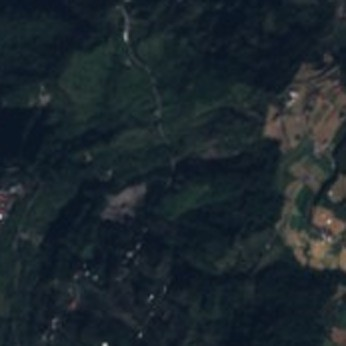
#> input picture data/ge_captures/ardswc_top01/_change_detect/ardswc_top01_diff_20181202_20200225_before.jpg, 346 x 346 px
$ python -i ortho_register.py   (imports and definitions only)   (older library calls are emulated)
#> lines starting #> are read from the running program, lines starting #| are printed output that depends on the picture
#> further down, picture is the input picture: shape (346, 346, 3); mean B, G, R 45, 38.6, 27.9
"""Wayback／航照影像「事後對位」前處理：把移動影像（mov）對到參考影像（ref）的像元格網上，消除山區殘餘錯位。

原則（來自本專案的查核與 UAV 對位經驗）：
  1. 兩期影像已在同一網格（Wayback 同 z、同範圍；或先重採樣到同一網格），只估計並修正「殘餘相對位移」。
  2. 位移在山區隨地形變化（不同拍攝角度的地形位移），單一單應矩陣不夠 → 以區塊相位相關得控制點，穩健擬合平滑位移場（多項式粗配 + 薄板樣條殘差），再 remap。
  3. 控制點要避開「真的有變化」的區域：用相位相關響應值、與鄰近一致性、MAD 離群剔除；雲與大面積變化會使區塊失敗而被剔除。
  4. 一定要留一檢核（hold-out）：20% 控制點不參與擬合，報告檢核殘差；另在修正後影像上獨立重估區塊位移。不通過 QC 就不輸出修正影像。
  5. 修正影像不是真值：位移場、檢核 RMSE 與通過與否都要隨影像保存，下游變遷偵測以此決定信心與最小可偵測面積。

用法（自 repo 根目錄）：
  python .claude/skills/ortho-preprocess/scripts/ortho_register.py diagnose --lat 23.6748 --lon 121.2115 --ref-date 20221113 --mov-date 20211029   # 先診斷

  python .claude/skills/ortho-preprocess/scripts/ortho_register.py wayback --lat 23.7741 --lon 121.1569 --half-m 900 \\
        --ref-date 20230227 --mov-date 20170218 --out E:/Temp/reg_test
  python .claude/skills/ortho-preprocess/scripts/ortho_register.py files --ref ref.png --mov mov.png --mpp 1.1 --out out_dir
輸出：mov_registered.png、field.npz（dx、dy，單位像素，mov 相對 ref）、qc.json。
"""
import argparse
import json
import math
import sys
from pathlib import Path

import cv2
import numpy as np
from scipy.interpolate import RBFInterpolator

REPO = Path(__file__).resolve().parents[4]
sys.path.insert(0, str(REPO / "webapp" / "change_detect_viewer"))


def gradmag(img):
    g = cv2.cvtColor(img, cv2.COLOR_BGR2GRAY).astype(np.float32) if img.ndim == 3 else img.astype(np.float32)
    g = cv2.GaussianBlur(g, (0, 0), 1.0)
    return np.hypot(cv2.Sobel(g, cv2.CV_32F, 1, 0), cv2.Sobel(g, cv2.CV_32F, 0, 1))
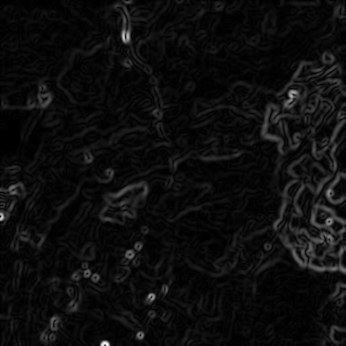
#> returned value: shape (346, 346) float32; min 0, max 274.2, mean 14.9; drawn with min black and max white


# [168 lines left out: functions block_shifts, poly_terms, fit_field, warp, summarize, register and 5 more, not called in this run]


# [25 lines not run here, left out]

>>> import cv2
>>> picture = cv2.imread('../../../../data/ge_captures/ardswc_top01/_change_detect/ardswc_top01_diff_20181202_20200225_before.jpg')
>>> result = gradmag(picture)

$ run again, on data/ge_captures/ardswc_top01/_change_detect/ardswc_top01_diff_20250325_20260119_before.jpg
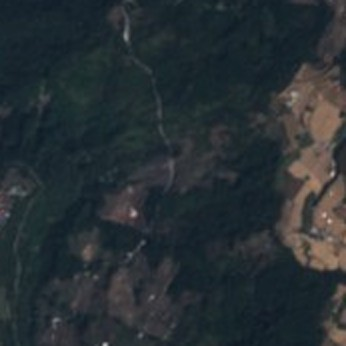
#> input picture data/ge_captures/ardswc_top01/_change_detect/ardswc_top01_diff_20250325_20260119_before.jpg, 346 x 346 px
#> picture is the input picture: shape (346, 346, 3); mean B, G, R 52, 47.8, 39.9
#> in gradmag, `return np.hypot(cv2.Sobel(g, cv2.CV_32F, 1, 0), cv2.Sobel(g, cv2.CV_32..`:
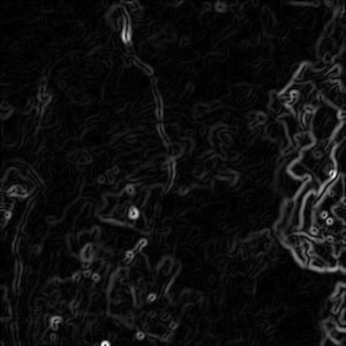
#> returned value: shape (346, 346) float32; min 0, max 247.6, mean 15
